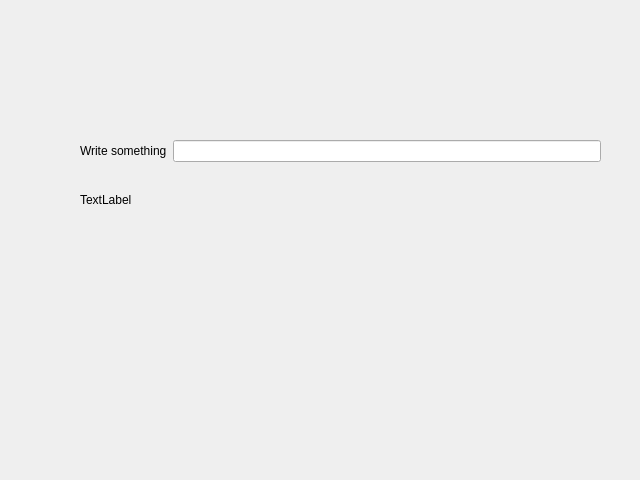
<?xml version="1.0" encoding="UTF-8"?>
<ui version="4.0">
 <class>Dialog</class>
 <widget class="QDialog" name="Dialog">
  <property name="geometry">
   <rect>
    <x>0</x>
    <y>0</y>
    <width>640</width>
    <height>480</height>
   </rect>
  </property>
  <property name="windowTitle">
   <string>Dialog</string>
  </property>
  <widget class="QWidget" name="">
   <property name="geometry">
    <rect>
     <x>80</x>
     <y>140</y>
     <width>521</width>
     <height>91</height>
    </rect>
   </property>
   <layout class="QVBoxLayout" name="verticalLayout">
    <item>
     <layout class="QHBoxLayout" name="horizontalLayout">
      <item>
       <widget class="QLabel" name="label">
        <property name="text">
         <string>Write something</string>
        </property>
       </widget>
      </item>
      <item>
       <widget class="QLineEdit" name="lineEdit"/>
      </item>
     </layout>
    </item>
    <item>
     <widget class="QLabel" name="label_2">
      <property name="text">
       <string>TextLabel</string>
      </property>
     </widget>
    </item>
   </layout>
  </widget>
 </widget>
 <resources/>
 <connections>
  <connection>
   <sender>lineEdit</sender>
   <signal>textEdited(QString)</signal>
   <receiver>label_2</receiver>
   <slot>setText(QString)</slot>
   <hints>
    <hint type="sourcelabel">
     <x>220</x>
     <y>160</y>
    </hint>
    <hint type="destinationlabel">
     <x>169</x>
     <y>213</y>
    </hint>
   </hints>
  </connection>
 </connections>
</ui>
